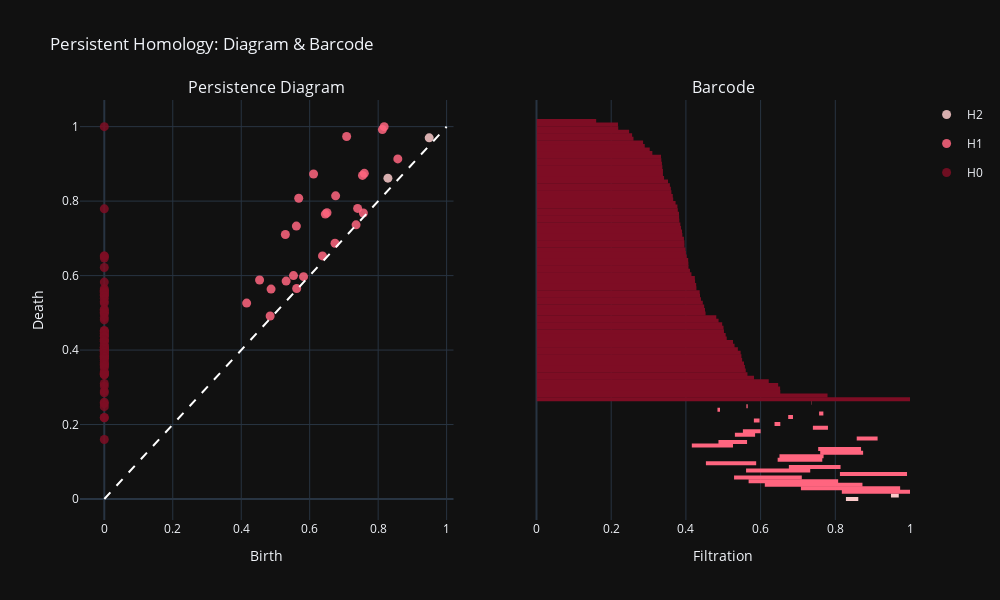

The notebook cell saved with this chart:
### Code cell
def persistence_and_barcode(max_edge=1.0):
    """
    Compute Vietoris-Rips persistence and plot the persistence diagram and barcode.
    """
    # Build Rips complex and compute persistence up to dimension 2
    rips = gd.RipsComplex(distance_matrix=dist_matrix, max_edge_length=max_edge)
    st = rips.create_simplex_tree(max_dimension=4)
    st.compute_persistence()
    pairs = st.persistence()

    # Group (birth, death) by homology dimension
    dims = {}
    for dim, (b, d) in pairs:
        if d == float('inf'):
            d = max_edge
        dims.setdefault(dim, []).append((b, d))

    colors = {0: red, 1: "#ff657f", 2: "#fac9c9"}
    fig = make_subplots(
        rows=1, cols=2,
        subplot_titles=("Persistence Diagram", "Barcode"),
        horizontal_spacing=0.1
    )

    # Persistence diagram
    for dim, bd in dims.items():
        births, deaths = zip(*bd)
        fig.add_trace(
            go.Scatter(
                x=births, y=deaths, mode="markers",
                marker=dict(color=colors.get(dim, "gray"), size=9, opacity=0.85),
                name=f"H{dim}", legendgroup=str(dim)
            ),
            row=1, col=1
        )
    # Diagonal
    fig.add_trace(
        go.Scatter(
            x=[0, max_edge], y=[0, max_edge], mode="lines",
            line=dict(color="white", dash="dash"), showlegend=False
        ),
        row=1, col=1
    )

    # Barcode
    y = 0
    for dim, bd in dims.items():
        for b, d in bd:
            fig.add_trace(
                go.Scatter(
                    x=[b, d], y=[y, y], mode="lines",
                    line=dict(color=colors.get(dim, "gray"), width=4),
                    showlegend=False
                ),
                row=1, col=2
            )
            y += 1

    fig.update_xaxes(title_text="Birth", row=1, col=1)
    fig.update_yaxes(title_text="Death", row=1, col=1)
    fig.update_xaxes(title_text="Filtration", row=1, col=2)
    fig.update_yaxes(visible=False, row=1, col=2)
    fig.update_layout(
        title="Persistent Homology: Diagram & Barcode",
        template="plotly_dark",
        width=1000, height=600,
    )
    return fig

persistence_and_barcode()

### Figure 1 — Plotly figure (JSON) as saved in the notebook; plotly's stock layout.template omitted (floating-point values rounded to 4 significant figures)
{"data": [{"legendgroup": "2", "marker": {"color": "#fac9c9", "opacity": 0.85, "size": 9}, "mode": "markers", "name": "H2", "type": "scatter", "x": [0.8285, 0.9491], "xaxis": "x", "y": [0.8615, 0.9699], "yaxis": "y"}, {"legendgroup": "1", "marker": {"color": "#ff657f", "opacity": 0.85, "size": 9}, "mode": "markers", "name": "H1", "type": "scatter", "x": [0.8174, 0.7079, 0.6113, 0.5679, 0.5289, 0.8124, 0.5611, 0.6757, 0.4536, 0.6457, 0.6505, 0.7596, 0.7542, 0.4158, 0.4871, 0.8574, 0.5311, 0.5526, 0.74, 0.6373, 0.582, 0.6739, 0.7567, 0.4845, 0.562, 0.7354], "xaxis": "x", "y": [1, 0.9736, 0.8727, 0.8077, 0.7103, 0.992, 0.7328, 0.8141, 0.5882, 0.7652, 0.7686, 0.8745, 0.869, 0.5261, 0.5638, 0.9133, 0.5853, 0.6001, 0.7804, 0.6528, 0.5972, 0.6867, 0.7681, 0.4913, 0.5654, 0.7362], "yaxis": "y"}, {"legendgroup": "0", "marker": {"color": "#7e0d24", "opacity": 0.85, "size": 9}, "mode": "markers", "name": "H0", "type": "scatter", "x": [0, 0, 0, 0, 0, 0, 0, 0, 0, 0, 0, 0, 0, 0, 0, 0, 0, 0, 0, 0, 0, 0, 0, 0, 0, 0, 0, 0, 0, 0, 0, 0, 0, 0, 0, 0, 0, 0, 0, 0, 0, 0, 0, 0, 0, 0, 0, 0, 0, 0, 0, 0, 0, 0, 0, 0, 0, 0, 0, 0, 0, 0, 0, 0, 0, 0, 0, 0, 0, 0, 0, 0, 0, 0, 0, 0, 0, 0, 0], "xaxis": "x", "y": [1, 0.7793, 0.6528, 0.6523, 0.6471, 0.6218, 0.5824, 0.5648, 0.5603, 0.558, 0.5555, 0.5506, 0.5487, 0.5466, 0.5392, 0.5303, 0.5262, 0.5094, 0.5065, 0.5019, 0.5007, 0.4972, 0.4875, 0.4814, 0.4528, 0.4512, 0.449, 0.4453, 0.4404, 0.4378, 0.4369, 0.4282, 0.4276, 0.4246, 0.424, 0.4148, 0.4109, 0.407, 0.4068, 0.4061, 0.4021, 0.4001, 0.3988, 0.3961, 0.396, 0.3948, 0.3906, 0.3896, 0.387, 0.3852, 0.3825, 0.3818, 0.3816, 0.3784, 0.3773, 0.3724, 0.3661, 0.3649, 0.3612, 0.3598, 0.3572, 0.3521, 0.3415, 0.3385, 0.3385, 0.3369, 0.3359, 0.3342, 0.3334, 0.3102, 0.3031, 0.2898, 0.2854, 0.2597, 0.256, 0.248, 0.2189, 0.2182, 0.1598], "yaxis": "y"}, {"line": {"color": "white", "dash": "dash"}, "mode": "lines", "showlegend": false, "type": "scatter", "x": [0, 1], "xaxis": "x", "y": [0, 1], "yaxis": "y"}, {"line": {"color": "#fac9c9", "width": 4}, "mode": "lines", "showlegend": false, "type": "scatter", "x": [0.8285, 0.8615], "xaxis": "x2", "y": [0, 0], "yaxis": "y2"}, {"line": {"color": "#fac9c9", "width": 4}, "mode": "lines", "showlegend": false, "type": "scatter", "x": [0.9491, 0.9699], "xaxis": "x2", "y": [1, 1], "yaxis": "y2"}, {"line": {"color": "#ff657f", "width": 4}, "mode": "lines", "showlegend": false, "type": "scatter", "x": [0.8174, 1], "xaxis": "x2", "y": [2, 2], "yaxis": "y2"}, {"line": {"color": "#ff657f", "width": 4}, "mode": "lines", "showlegend": false, "type": "scatter", "x": [0.7079, 0.9736], "xaxis": "x2", "y": [3, 3], "yaxis": "y2"}, {"line": {"color": "#ff657f", "width": 4}, "mode": "lines", "showlegend": false, "type": "scatter", "x": [0.6113, 0.8727], "xaxis": "x2", "y": [4, 4], "yaxis": "y2"}, {"line": {"color": "#ff657f", "width": 4}, "mode": "lines", "showlegend": false, "type": "scatter", "x": [0.5679, 0.8077], "xaxis": "x2", "y": [5, 5], "yaxis": "y2"}, {"line": {"color": "#ff657f", "width": 4}, "mode": "lines", "showlegend": false, "type": "scatter", "x": [0.5289, 0.7103], "xaxis": "x2", "y": [6, 6], "yaxis": "y2"}, {"line": {"color": "#ff657f", "width": 4}, "mode": "lines", "showlegend": false, "type": "scatter", "x": [0.8124, 0.992], "xaxis": "x2", "y": [7, 7], "yaxis": "y2"}, {"line": {"color": "#ff657f", "width": 4}, "mode": "lines", "showlegend": false, "type": "scatter", "x": [0.5611, 0.7328], "xaxis": "x2", "y": [8, 8], "yaxis": "y2"}, {"line": {"color": "#ff657f", "width": 4}, "mode": "lines", "showlegend": false, "type": "scatter", "x": [0.6757, 0.8141], "xaxis": "x2", "y": [9, 9], "yaxis": "y2"}, {"line": {"color": "#ff657f", "width": 4}, "mode": "lines", "showlegend": false, "type": "scatter", "x": [0.4536, 0.5882], "xaxis": "x2", "y": [10, 10], "yaxis": "y2"}, {"line": {"color": "#ff657f", "width": 4}, "mode": "lines", "showlegend": false, "type": "scatter", "x": [0.6457, 0.7652], "xaxis": "x2", "y": [11, 11], "yaxis": "y2"}, {"line": {"color": "#ff657f", "width": 4}, "mode": "lines", "showlegend": false, "type": "scatter", "x": [0.6505, 0.7686], "xaxis": "x2", "y": [12, 12], "yaxis": "y2"}, {"line": {"color": "#ff657f", "width": 4}, "mode": "lines", "showlegend": false, "type": "scatter", "x": [0.7596, 0.8745], "xaxis": "x2", "y": [13, 13], "yaxis": "y2"}, {"line": {"color": "#ff657f", "width": 4}, "mode": "lines", "showlegend": false, "type": "scatter", "x": [0.7542, 0.869], "xaxis": "x2", "y": [14, 14], "yaxis": "y2"}, {"line": {"color": "#ff657f", "width": 4}, "mode": "lines", "showlegend": false, "type": "scatter", "x": [0.4158, 0.5261], "xaxis": "x2", "y": [15, 15], "yaxis": "y2"}, {"line": {"color": "#ff657f", "width": 4}, "mode": "lines", "showlegend": false, "type": "scatter", "x": [0.4871, 0.5638], "xaxis": "x2", "y": [16, 16], "yaxis": "y2"}, {"line": {"color": "#ff657f", "width": 4}, "mode": "lines", "showlegend": false, "type": "scatter", "x": [0.8574, 0.9133], "xaxis": "x2", "y": [17, 17], "yaxis": "y2"}, {"line": {"color": "#ff657f", "width": 4}, "mode": "lines", "showlegend": false, "type": "scatter", "x": [0.5311, 0.5853], "xaxis": "x2", "y": [18, 18], "yaxis": "y2"}, {"line": {"color": "#ff657f", "width": 4}, "mode": "lines", "showlegend": false, "type": "scatter", "x": [0.5526, 0.6001], "xaxis": "x2", "y": [19, 19], "yaxis": "y2"}, {"line": {"color": "#ff657f", "width": 4}, "mode": "lines", "showlegend": false, "type": "scatter", "x": [0.74, 0.7804], "xaxis": "x2", "y": [20, 20], "yaxis": "y2"}, {"line": {"color": "#ff657f", "width": 4}, "mode": "lines", "showlegend": false, "type": "scatter", "x": [0.6373, 0.6528], "xaxis": "x2", "y": [21, 21], "yaxis": "y2"}, {"line": {"color": "#ff657f", "width": 4}, "mode": "lines", "showlegend": false, "type": "scatter", "x": [0.582, 0.5972], "xaxis": "x2", "y": [22, 22], "yaxis": "y2"}, {"line": {"color": "#ff657f", "width": 4}, "mode": "lines", "showlegend": false, "type": "scatter", "x": [0.6739, 0.6867], "xaxis": "x2", "y": [23, 23], "yaxis": "y2"}, {"line": {"color": "#ff657f", "width": 4}, "mode": "lines", "showlegend": false, "type": "scatter", "x": [0.7567, 0.7681], "xaxis": "x2", "y": [24, 24], "yaxis": "y2"}, {"line": {"color": "#ff657f", "width": 4}, "mode": "lines", "showlegend": false, "type": "scatter", "x": [0.4845, 0.4913], "xaxis": "x2", "y": [25, 25], "yaxis": "y2"}, {"line": {"color": "#ff657f", "width": 4}, "mode": "lines", "showlegend": false, "type": "scatter", "x": [0.562, 0.5654], "xaxis": "x2", "y": [26, 26], "yaxis": "y2"}, {"line": {"color": "#ff657f", "width": 4}, "mode": "lines", "showlegend": false, "type": "scatter", "x": [0.7354, 0.7362], "xaxis": "x2", "y": [27, 27], "yaxis": "y2"}, {"line": {"color": "#7e0d24", "width": 4}, "mode": "lines", "showlegend": false, "type": "scatter", "x": [0, 1], "xaxis": "x2", "y": [28, 28], "yaxis": "y2"}, {"line": {"color": "#7e0d24", "width": 4}, "mode": "lines", "showlegend": false, "type": "scatter", "x": [0, 0.7793], "xaxis": "x2", "y": [29, 29], "yaxis": "y2"}, {"line": {"color": "#7e0d24", "width": 4}, "mode": "lines", "showlegend": false, "type": "scatter", "x": [0, 0.6528], "xaxis": "x2", "y": [30, 30], "yaxis": "y2"}, {"line": {"color": "#7e0d24", "width": 4}, "mode": "lines", "showlegend": false, "type": "scatter", "x": [0, 0.6523], "xaxis": "x2", "y": [31, 31], "yaxis": "y2"}, {"line": {"color": "#7e0d24", "width": 4}, "mode": "lines", "showlegend": false, "type": "scatter", "x": [0, 0.6471], "xaxis": "x2", "y": [32, 32], "yaxis": "y2"}, {"line": {"color": "#7e0d24", "width": 4}, "mode": "lines", "showlegend": false, "type": "scatter", "x": [0, 0.6218], "xaxis": "x2", "y": [33, 33], "yaxis": "y2"}, {"line": {"color": "#7e0d24", "width": 4}, "mode": "lines", "showlegend": false, "type": "scatter", "x": [0, 0.5824], "xaxis": "x2", "y": [34, 34], "yaxis": "y2"}, {"line": {"color": "#7e0d24", "width": 4}, "mode": "lines", "showlegend": false, "type": "scatter", "x": [0, 0.5648], "xaxis": "x2", "y": [35, 35], "yaxis": "y2"}, {"line": {"color": "#7e0d24", "width": 4}, "mode": "lines", "showlegend": false, "type": "scatter", "x": [0, 0.5603], "xaxis": "x2", "y": [36, 36], "yaxis": "y2"}, {"line": {"color": "#7e0d24", "width": 4}, "mode": "lines", "showlegend": false, "type": "scatter", "x": [0, 0.558], "xaxis": "x2", "y": [37, 37], "yaxis": "y2"}, {"line": {"color": "#7e0d24", "width": 4}, "mode": "lines", "showlegend": false, "type": "scatter", "x": [0, 0.5555], "xaxis": "x2", "y": [38, 38], "yaxis": "y2"}, {"line": {"color": "#7e0d24", "width": 4}, "mode": "lines", "showlegend": false, "type": "scatter", "x": [0, 0.5506], "xaxis": "x2", "y": [39, 39], "yaxis": "y2"}, {"line": {"color": "#7e0d24", "width": 4}, "mode": "lines", "showlegend": false, "type": "scatter", "x": [0, 0.5487], "xaxis": "x2", "y": [40, 40], "yaxis": "y2"}, {"line": {"color": "#7e0d24", "width": 4}, "mode": "lines", "showlegend": false, "type": "scatter", "x": [0, 0.5466], "xaxis": "x2", "y": [41, 41], "yaxis": "y2"}, {"line": {"color": "#7e0d24", "width": 4}, "mode": "lines", "showlegend": false, "type": "scatter", "x": [0, 0.5392], "xaxis": "x2", "y": [42, 42], "yaxis": "y2"}, {"line": {"color": "#7e0d24", "width": 4}, "mode": "lines", "showlegend": false, "type": "scatter", "x": [0, 0.5303], "xaxis": "x2", "y": [43, 43], "yaxis": "y2"}, {"line": {"color": "#7e0d24", "width": 4}, "mode": "lines", "showlegend": false, "type": "scatter", "x": [0, 0.5262], "xaxis": "x2", "y": [44, 44], "yaxis": "y2"}, {"line": {"color": "#7e0d24", "width": 4}, "mode": "lines", "showlegend": false, "type": "scatter", "x": [0, 0.5094], "xaxis": "x2", "y": [45, 45], "yaxis": "y2"}, {"line": {"color": "#7e0d24", "width": 4}, "mode": "lines", "showlegend": false, "type": "scatter", "x": [0, 0.5065], "xaxis": "x2", "y": [46, 46], "yaxis": "y2"}, {"line": {"color": "#7e0d24", "width": 4}, "mode": "lines", "showlegend": false, "type": "scatter", "x": [0, 0.5019], "xaxis": "x2", "y": [47, 47], "yaxis": "y2"}, {"line": {"color": "#7e0d24", "width": 4}, "mode": "lines", "showlegend": false, "type": "scatter", "x": [0, 0.5007], "xaxis": "x2", "y": [48, 48], "yaxis": "y2"}, {"line": {"color": "#7e0d24", "width": 4}, "mode": "lines", "showlegend": false, "type": "scatter", "x": [0, 0.4972], "xaxis": "x2", "y": [49, 49], "yaxis": "y2"}, {"line": {"color": "#7e0d24", "width": 4}, "mode": "lines", "showlegend": false, "type": "scatter", "x": [0, 0.4875], "xaxis": "x2", "y": [50, 50], "yaxis": "y2"}, {"line": {"color": "#7e0d24", "width": 4}, "mode": "lines", "showlegend": false, "type": "scatter", "x": [0, 0.4814], "xaxis": "x2", "y": [51, 51], "yaxis": "y2"}, {"line": {"color": "#7e0d24", "width": 4}, "mode": "lines", "showlegend": false, "type": "scatter", "x": [0, 0.4528], "xaxis": "x2", "y": [52, 52], "yaxis": "y2"}, {"line": {"color": "#7e0d24", "width": 4}, "mode": "lines", "showlegend": false, "type": "scatter", "x": [0, 0.4512], "xaxis": "x2", "y": [53, 53], "yaxis": "y2"}, {"line": {"color": "#7e0d24", "width": 4}, "mode": "lines", "showlegend": false, "type": "scatter", "x": [0, 0.449], "xaxis": "x2", "y": [54, 54], "yaxis": "y2"}, {"line": {"color": "#7e0d24", "width": 4}, "mode": "lines", "showlegend": false, "type": "scatter", "x": [0, 0.4453], "xaxis": "x2", "y": [55, 55], "yaxis": "y2"}, {"line": {"color": "#7e0d24", "width": 4}, "mode": "lines", "showlegend": false, "type": "scatter", "x": [0, 0.4404], "xaxis": "x2", "y": [56, 56], "yaxis": "y2"}, {"line": {"color": "#7e0d24", "width": 4}, "mode": "lines", "showlegend": false, "type": "scatter", "x": [0, 0.4378], "xaxis": "x2", "y": [57, 57], "yaxis": "y2"}, {"line": {"color": "#7e0d24", "width": 4}, "mode": "lines", "showlegend": false, "type": "scatter", "x": [0, 0.4369], "xaxis": "x2", "y": [58, 58], "yaxis": "y2"}, {"line": {"color": "#7e0d24", "width": 4}, "mode": "lines", "showlegend": false, "type": "scatter", "x": [0, 0.4282], "xaxis": "x2", "y": [59, 59], "yaxis": "y2"}, {"line": {"color": "#7e0d24", "width": 4}, "mode": "lines", "showlegend": false, "type": "scatter", "x": [0, 0.4276], "xaxis": "x2", "y": [60, 60], "yaxis": "y2"}, {"line": {"color": "#7e0d24", "width": 4}, "mode": "lines", "showlegend": false, "type": "scatter", "x": [0, 0.4246], "xaxis": "x2", "y": [61, 61], "yaxis": "y2"}, {"line": {"color": "#7e0d24", "width": 4}, "mode": "lines", "showlegend": false, "type": "scatter", "x": [0, 0.424], "xaxis": "x2", "y": [62, 62], "yaxis": "y2"}, {"line": {"color": "#7e0d24", "width": 4}, "mode": "lines", "showlegend": false, "type": "scatter", "x": [0, 0.4148], "xaxis": "x2", "y": [63, 63], "yaxis": "y2"}, {"line": {"color": "#7e0d24", "width": 4}, "mode": "lines", "showlegend": false, "type": "scatter", "x": [0, 0.4109], "xaxis": "x2", "y": [64, 64], "yaxis": "y2"}, {"line": {"color": "#7e0d24", "width": 4}, "mode": "lines", "showlegend": false, "type": "scatter", "x": [0, 0.407], "xaxis": "x2", "y": [65, 65], "yaxis": "y2"}, {"line": {"color": "#7e0d24", "width": 4}, "mode": "lines", "showlegend": false, "type": "scatter", "x": [0, 0.4068], "xaxis": "x2", "y": [66, 66], "yaxis": "y2"}, {"line": {"color": "#7e0d24", "width": 4}, "mode": "lines", "showlegend": false, "type": "scatter", "x": [0, 0.4061], "xaxis": "x2", "y": [67, 67], "yaxis": "y2"}, {"line": {"color": "#7e0d24", "width": 4}, "mode": "lines", "showlegend": false, "type": "scatter", "x": [0, 0.4021], "xaxis": "x2", "y": [68, 68], "yaxis": "y2"}, {"line": {"color": "#7e0d24", "width": 4}, "mode": "lines", "showlegend": false, "type": "scatter", "x": [0, 0.4001], "xaxis": "x2", "y": [69, 69], "yaxis": "y2"}, {"line": {"color": "#7e0d24", "width": 4}, "mode": "lines", "showlegend": false, "type": "scatter", "x": [0, 0.3988], "xaxis": "x2", "y": [70, 70], "yaxis": "y2"}, {"line": {"color": "#7e0d24", "width": 4}, "mode": "lines", "showlegend": false, "type": "scatter", "x": [0, 0.3961], "xaxis": "x2", "y": [71, 71], "yaxis": "y2"}, {"line": {"color": "#7e0d24", "width": 4}, "mode": "lines", "showlegend": false, "type": "scatter", "x": [0, 0.396], "xaxis": "x2", "y": [72, 72], "yaxis": "y2"}, {"line": {"color": "#7e0d24", "width": 4}, "mode": "lines", "showlegend": false, "type": "scatter", "x": [0, 0.3948], "xaxis": "x2", "y": [73, 73], "yaxis": "y2"}, {"line": {"color": "#7e0d24", "width": 4}, "mode": "lines", "showlegend": false, "type": "scatter", "x": [0, 0.3906], "xaxis": "x2", "y": [74, 74], "yaxis": "y2"}, {"line": {"color": "#7e0d24", "width": 4}, "mode": "lines", "showlegend": false, "type": "scatter", "x": [0, 0.3896], "xaxis": "x2", "y": [75, 75], "yaxis": "y2"}, {"line": {"color": "#7e0d24", "width": 4}, "mode": "lines", "showlegend": false, "type": "scatter", "x": [0, 0.387], "xaxis": "x2", "y": [76, 76], "yaxis": "y2"}, {"line": {"color": "#7e0d24", "width": 4}, "mode": "lines", "showlegend": false, "type": "scatter", "x": [0, 0.3852], "xaxis": "x2", "y": [77, 77], "yaxis": "y2"}, {"line": {"color": "#7e0d24", "width": 4}, "mode": "lines", "showlegend": false, "type": "scatter", "x": [0, 0.3825], "xaxis": "x2", "y": [78, 78], "yaxis": "y2"}, {"line": {"color": "#7e0d24", "width": 4}, "mode": "lines", "showlegend": false, "type": "scatter", "x": [0, 0.3818], "xaxis": "x2", "y": [79, 79], "yaxis": "y2"}, {"line": {"color": "#7e0d24", "width": 4}, "mode": "lines", "showlegend": false, "type": "scatter", "x": [0, 0.3816], "xaxis": "x2", "y": [80, 80], "yaxis": "y2"}, {"line": {"color": "#7e0d24", "width": 4}, "mode": "lines", "showlegend": false, "type": "scatter", "x": [0, 0.3784], "xaxis": "x2", "y": [81, 81], "yaxis": "y2"}, {"line": {"color": "#7e0d24", "width": 4}, "mode": "lines", "showlegend": false, "type": "scatter", "x": [0, 0.3773], "xaxis": "x2", "y": [82, 82], "yaxis": "y2"}, {"line": {"color": "#7e0d24", "width": 4}, "mode": "lines", "showlegend": false, "type": "scatter", "x": [0, 0.3724], "xaxis": "x2", "y": [83, 83], "yaxis": "y2"}, {"line": {"color": "#7e0d24", "width": 4}, "mode": "lines", "showlegend": false, "type": "scatter", "x": [0, 0.3661], "xaxis": "x2", "y": [84, 84], "yaxis": "y2"}, {"line": {"color": "#7e0d24", "width": 4}, "mode": "lines", "showlegend": false, "type": "scatter", "x": [0, 0.3649], "xaxis": "x2", "y": [85, 85], "yaxis": "y2"}, {"line": {"color": "#7e0d24", "width": 4}, "mode": "lines", "showlegend": false, "type": "scatter", "x": [0, 0.3612], "xaxis": "x2", "y": [86, 86], "yaxis": "y2"}, {"line": {"color": "#7e0d24", "width": 4}, "mode": "lines", "showlegend": false, "type": "scatter", "x": [0, 0.3598], "xaxis": "x2", "y": [87, 87], "yaxis": "y2"}, {"line": {"color": "#7e0d24", "width": 4}, "mode": "lines", "showlegend": false, "type": "scatter", "x": [0, 0.3572], "xaxis": "x2", "y": [88, 88], "yaxis": "y2"}, {"line": {"color": "#7e0d24", "width": 4}, "mode": "lines", "showlegend": false, "type": "scatter", "x": [0, 0.3521], "xaxis": "x2", "y": [89, 89], "yaxis": "y2"}, {"line": {"color": "#7e0d24", "width": 4}, "mode": "lines", "showlegend": false, "type": "scatter", "x": [0, 0.3415], "xaxis": "x2", "y": [90, 90], "yaxis": "y2"}, {"line": {"color": "#7e0d24", "width": 4}, "mode": "lines", "showlegend": false, "type": "scatter", "x": [0, 0.3385], "xaxis": "x2", "y": [91, 91], "yaxis": "y2"}, {"line": {"color": "#7e0d24", "width": 4}, "mode": "lines", "showlegend": false, "type": "scatter", "x": [0, 0.3385], "xaxis": "x2", "y": [92, 92], "yaxis": "y2"}, {"line": {"color": "#7e0d24", "width": 4}, "mode": "lines", "showlegend": false, "type": "scatter", "x": [0, 0.3369], "xaxis": "x2", "y": [93, 93], "yaxis": "y2"}, {"line": {"color": "#7e0d24", "width": 4}, "mode": "lines", "showlegend": false, "type": "scatter", "x": [0, 0.3359], "xaxis": "x2", "y": [94, 94], "yaxis": "y2"}, {"line": {"color": "#7e0d24", "width": 4}, "mode": "lines", "showlegend": false, "type": "scatter", "x": [0, 0.3342], "xaxis": "x2", "y": [95, 95], "yaxis": "y2"}, {"line": {"color": "#7e0d24", "width": 4}, "mode": "lines", "showlegend": false, "type": "scatter", "x": [0, 0.3334], "xaxis": "x2", "y": [96, 96], "yaxis": "y2"}, {"line": {"color": "#7e0d24", "width": 4}, "mode": "lines", "showlegend": false, "type": "scatter", "x": [0, 0.3102], "xaxis": "x2", "y": [97, 97], "yaxis": "y2"}, {"line": {"color": "#7e0d24", "width": 4}, "mode": "lines", "showlegend": false, "type": "scatter", "x": [0, 0.3031], "xaxis": "x2", "y": [98, 98], "yaxis": "y2"}, {"line": {"color": "#7e0d24", "width": 4}, "mode": "lines", "showlegend": false, "type": "scatter", "x": [0, 0.2898], "xaxis": "x2", "y": [99, 99], "yaxis": "y2"}, {"line": {"color": "#7e0d24", "width": 4}, "mode": "lines", "showlegend": false, "type": "scatter", "x": [0, 0.2854], "xaxis": "x2", "y": [100, 100], "yaxis": "y2"}, {"line": {"color": "#7e0d24", "width": 4}, "mode": "lines", "showlegend": false, "type": "scatter", "x": [0, 0.2597], "xaxis": "x2", "y": [101, 101], "yaxis": "y2"}, {"line": {"color": "#7e0d24", "width": 4}, "mode": "lines", "showlegend": false, "type": "scatter", "x": [0, 0.256], "xaxis": "x2", "y": [102, 102], "yaxis": "y2"}, {"line": {"color": "#7e0d24", "width": 4}, "mode": "lines", "showlegend": false, "type": "scatter", "x": [0, 0.248], "xaxis": "x2", "y": [103, 103], "yaxis": "y2"}, {"line": {"color": "#7e0d24", "width": 4}, "mode": "lines", "showlegend": false, "type": "scatter", "x": [0, 0.2189], "xaxis": "x2", "y": [104, 104], "yaxis": "y2"}, {"line": {"color": "#7e0d24", "width": 4}, "mode": "lines", "showlegend": false, "type": "scatter", "x": [0, 0.2182], "xaxis": "x2", "y": [105, 105], "yaxis": "y2"}, {"line": {"color": "#7e0d24", "width": 4}, "mode": "lines", "showlegend": false, "type": "scatter", "x": [0, 0.1598], "xaxis": "x2", "y": [106, 106], "yaxis": "y2"}], "layout": {"annotations": [{"font": {"size": 16}, "showarrow": false, "text": "Persistence Diagram", "x": 0.225, "xanchor": "center", "xref": "paper", "y": 1, "yanchor": "bottom", "yref": "paper"}, {"font": {"size": 16}, "showarrow": false, "text": "Barcode", "x": 0.775, "xanchor": "center", "xref": "paper", "y": 1, "yanchor": "bottom", "yref": "paper"}], "height": 600, "title": {"text": "Persistent Homology: Diagram & Barcode"}, "width": 1000, "xaxis": {"anchor": "y", "domain": [0, 0.45], "title": {"text": "Birth"}}, "xaxis2": {"anchor": "y2", "domain": [0.55, 1], "title": {"text": "Filtration"}}, "yaxis": {"anchor": "x", "domain": [0, 1], "title": {"text": "Death"}}, "yaxis2": {"anchor": "x2", "domain": [0, 1], "visible": false}}}
